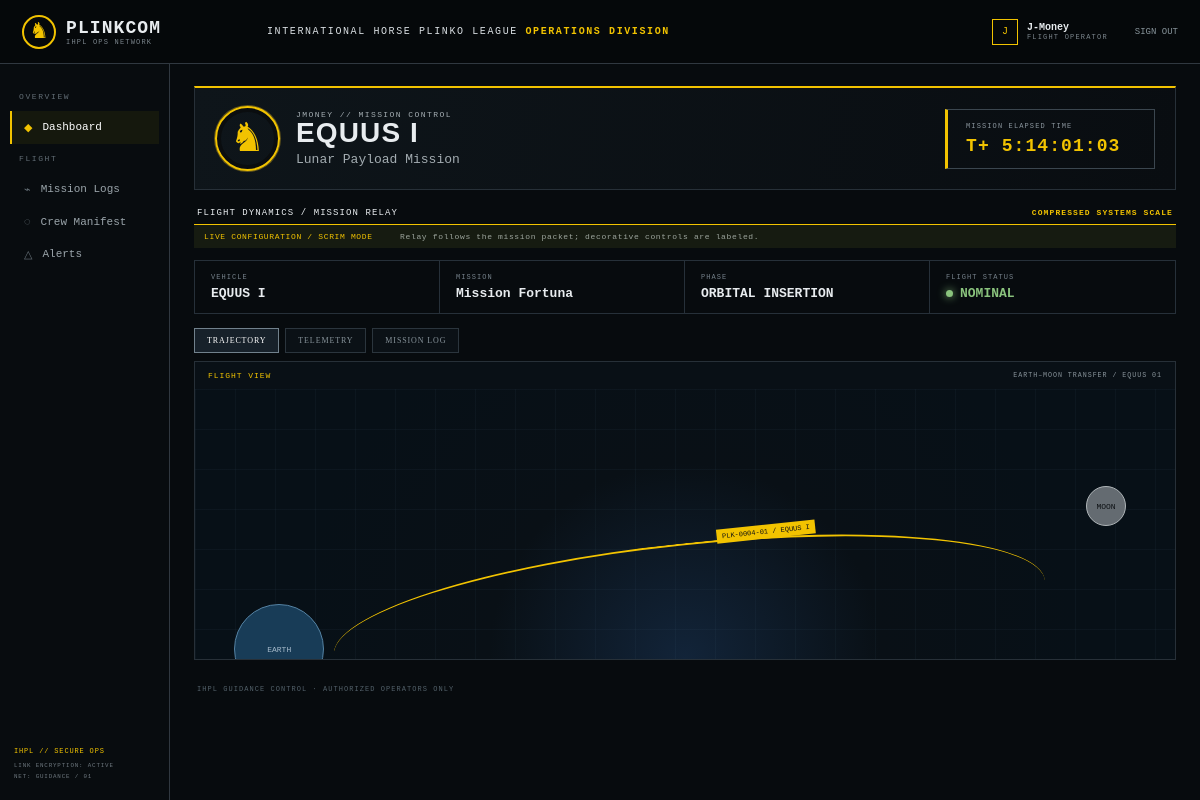
Screenshot of /plinkcom/public/dashboard.php (signed in) with the database file from the repository.
### tables this page shows
CREATE TABLE IF NOT EXISTS rockets (
    id INT UNSIGNED AUTO_INCREMENT PRIMARY KEY,
    callsign VARCHAR(64) NOT NULL UNIQUE,
    mission VARCHAR(128) NOT NULL,
    status ENUM('NOMINAL','HOLD','ABORT') NOT NULL DEFAULT 'NOMINAL',
    phase VARCHAR(64) NOT NULL,
    altitude_km DECIMAL(10,2) NOT NULL DEFAULT 0,
    velocity_kms DECIMAL(8,3) NOT NULL DEFAULT 0,
    fuel_percent DECIMAL(5,2) NOT NULL DEFAULT 100,
    engine_temp_c DECIMAL(7,2) NOT NULL DEFAULT 21,
    updated_at TIMESTAMP NOT NULL DEFAULT CURRENT_TIMESTAMP ON UPDATE CURRENT_TIMESTAMP
);

### plinkcom/public/dashboard.php (the view, shortened to what this page needs)
<?php
require_once dirname(__DIR__) . '/app/bootstrap.php';
$rocket = null;
$dbError = false;
try {
    $rocket = db()->query("SELECT * FROM rockets WHERE callsign = 'EQUUS I' LIMIT 1")->fetch_assoc();
} catch (Throwable $exception) {
    error_log($exception->getMessage());
    $dbError = true;
}
?>
<section class="mission-head">
  <div class="mission-emblem">♞</div>
  <div><p class="eyebrow">JMONEY // MISSION CONTROL</p><h1>EQUUS I</h1><p>Lunar Payload Mission</p></div>
  <div class="clockbox"><small>MISSION ELAPSED TIME</small><b id="mission-clock">T+ 5:14:01:11</b></div>
</section>
<section class="section-title"><span>FLIGHT DYNAMICS / MISSION RELAY</span><b>COMPRESSED SYSTEMS SCALE</b></section>
<div class="notice">LIVE CONFIGURATION / SCRIM MODE <span>Relay follows the mission packet; decorative controls are labeled.</span></div>
<?php if ($dbError || !$rocket): ?>
  <div class="critical">MANIFEST DATA LINK LOST — CHECK MARIA DB CONNECTIVITY</div>
<?php else: ?>
<section class="status-strip">
  <div><small>VEHICLE</small><strong><?= e($rocket['callsign']) ?></strong></div>
  <div><small>MISSION</small><strong><?= e($rocket['mission']) ?></strong></div>
  <div><small>PHASE</small><strong><?= e($rocket['phase']) ?></strong></div>
  <div><small>FLIGHT STATUS</small><strong class="nominal"><i></i><?= e($rocket['status']) ?></strong></div>
</section>
<div class="tabs"><button class="selected" data-panel="trajectory">TRAJECTORY</button><button data-panel="telemetry">TELEMETRY</button><button data-panel="events">MISSION LOG</button></div>
<section id="trajectory" class="panel active-panel">
  <div class="panel-label"><span>FLIGHT VIEW</span><small>EARTH–MOON TRANSFER / EQUUS 01</small></div>
  <div class="orbit-chart"><div class="earth">EARTH</div><div class="orbit-line"><span class="vehicle">PLK-0004-01 / EQUUS I</span></div><div class="moon">MOON</div><div class="grid"></div></div>
</section>
<?php endif; ?>

### plinkcom/public/assets/plinkcom.css (style rules this page uses)
:root { --ink:#070b0e;--panel:#0b1116;--line:#273038;--muted:#89949c;--gold:#f2c300;--blue:#6ca9d6;--good:#8ac37d;--text:#e8ecef }
* { box-sizing:border-box }
html,body { margin:0;min-height:100%;background:var(--ink);color:var(--text);font-family:Consolas,"SFMono-Regular",monospace;font-size:13px }
.mission-head { border:1px solid #273038;border-top:2px solid var(--gold);display:flex;align-items:center;padding:18px 20px;background:linear-gradient(100deg,#0e151a,#090d11);gap:16px }
.mission-emblem { width:65px;height:65px;border:2px solid var(--gold);border-radius:50%;display:grid;place-items:center;color:var(--gold);font-size:40px;box-shadow:inset 0 0 0 4px #0a0d0f,0 0 0 1px #62551b }
.eyebrow { font-size:8px;letter-spacing:.18em;color:var(--gold);margin:0 0 6px }
.mission-head h1,.page-heading h1 { font:700 28px/1 Arial,sans-serif;margin:0 0 5px;letter-spacing:.04em }
.mission-head p { margin:0;color:#a4adb2 }
.clockbox { margin-left:auto;border:1px solid #3b464f;border-left:3px solid var(--gold);padding:12px 18px;min-width:210px }
.clockbox small { font-size:7px;color:#8b969e;letter-spacing:.16em;display:block }
.clockbox b { display:block;color:var(--gold);font-size:18px;margin-top:6px;letter-spacing:.06em }
.section-title { margin-top:12px;border-bottom:1px solid var(--gold);padding:6px 3px;font-size:9px;letter-spacing:.12em;display:flex;justify-content:space-between }
.section-title b { color:var(--gold);font-size:8px }
.notice { background:#161b11;padding:7px 10px;color:var(--gold);font-size:8px;letter-spacing:.08em }
.notice span { color:#9da59d;margin-left:22px }
.status-strip { display:grid;grid-template-columns:repeat(4,1fr);border:1px solid #263039;margin-top:12px }
.status-strip div { padding:12px 16px;border-right:1px solid #263039 }
.status-strip div:last-child { border:0 }
.status-strip small { display:block;color:#75818a;font-size:7px;letter-spacing:.15em }
.status-strip strong { display:block;margin-top:5px }
.nominal { color:var(--good) }
.nominal i { display:inline-block;width:7px;height:7px;background:var(--good);border-radius:50%;margin-right:7px;box-shadow:0 0 8px var(--good) }
.tabs { display:flex;gap:6px;margin:14px 0 8px }
.tabs button { background:#0b1116;color:#88949b;border:1px solid #2b353d;padding:7px 12px;font:8px Consolas;letter-spacing:.11em }
.tabs button.selected { color:#fff;border-color:#71818c;background:#17212a }
.panel { display:none;border:1px solid #273038;background:#091016 }
.active-panel { display:block }
.panel-label { display:flex;justify-content:space-between;color:var(--gold);padding:9px 13px;font-size:8px;letter-spacing:.12em }
.panel-label small { color:#89949b }
.orbit-chart { height:270px;position:relative;overflow:hidden;background:radial-gradient(circle at 50% 100%,#122439 0,#091016 35%,#071017 70%) }
.grid { position:absolute;inset:0;background-image:linear-gradient(rgba(91,129,156,.06) 1px,transparent 1px),linear-gradient(90deg,rgba(91,129,156,.06) 1px,transparent 1px);background-size:40px 40px }
.orbit-line { position:absolute;left:14%;right:13%;top:57%;height:150px;border-top:2px solid var(--gold);border-radius:50%;transform:rotate(-6deg);z-index:1 }
.vehicle { position:absolute;left:55%;top:-12px;color:#111;background:var(--gold);font-size:7px;padding:3px 5px }
.earth,.moon { position:absolute;border-radius:50%;z-index:1;display:grid;place-items:center;font-size:8px;color:#a6bacb }
.earth { width:90px;height:90px;left:4%;bottom:-35px;background:#183c57;border:1px solid #5583a4 }
.moon { width:40px;height:40px;right:5%;top:36%;background:#646b71;border:1px solid #afb5b8;color:#0d1114 }

### rows the page displays
rockets: callsign "EQUUS I", mission "Mission Fortuna", phase "ORBITAL INSERTION", status "NOMINAL"

### other values shown
$user "J-Money"
$icon "◆ ⌁ ◌ △"
$label "Dashboard Mission Logs Crew Manifest Alerts"
